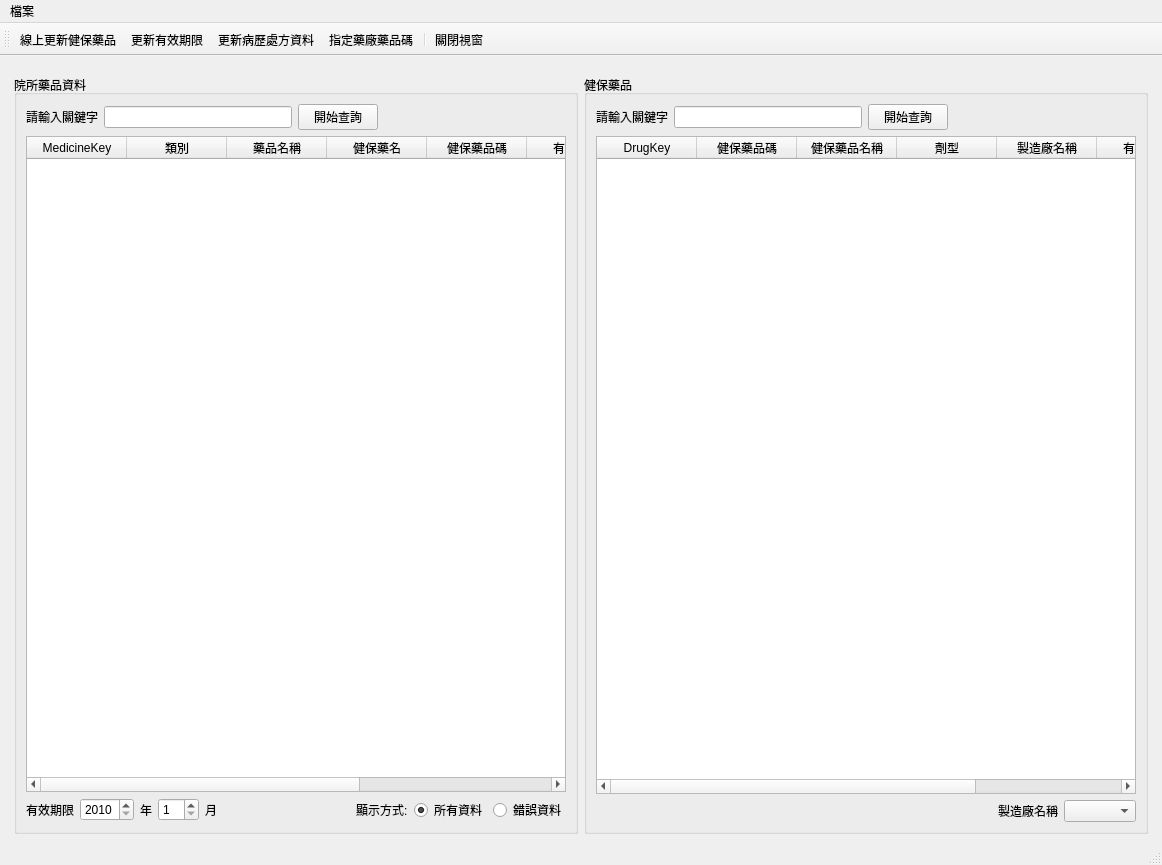
<?xml version="1.0" encoding="UTF-8"?>
<ui version="4.0">
 <class>WindowDictInsDrug</class>
 <widget class="QMainWindow" name="WindowDictInsDrug">
  <property name="geometry">
   <rect>
    <x>0</x>
    <y>0</y>
    <width>1162</width>
    <height>865</height>
   </rect>
  </property>
  <property name="windowTitle">
   <string>健保藥品</string>
  </property>
  <widget class="QWidget" name="centralwidget">
   <layout class="QVBoxLayout" name="verticalLayout_3">
    <item>
     <layout class="QHBoxLayout" name="horizontalLayout">
      <property name="leftMargin">
       <number>5</number>
      </property>
      <property name="topMargin">
       <number>10</number>
      </property>
      <property name="rightMargin">
       <number>5</number>
      </property>
      <property name="bottomMargin">
       <number>0</number>
      </property>
      <item>
       <widget class="QGroupBox" name="groupBox_2">
        <property name="title">
         <string>院所藥品資料</string>
        </property>
        <layout class="QVBoxLayout" name="verticalLayout_2">
         <item>
          <layout class="QHBoxLayout" name="horizontalLayout_2">
           <item>
            <widget class="QLabel" name="label_4">
             <property name="text">
              <string>請輸入關鍵字</string>
             </property>
            </widget>
           </item>
           <item>
            <widget class="QLineEdit" name="lineEdit_medicine_query">
             <property name="maximumSize">
              <size>
               <width>200</width>
               <height>16777215</height>
              </size>
             </property>
            </widget>
           </item>
           <item>
            <widget class="QPushButton" name="pushButton_medicine_query">
             <property name="text">
              <string>開始查詢</string>
             </property>
            </widget>
           </item>
           <item>
            <spacer name="horizontalSpacer_2">
             <property name="orientation">
              <enum>Qt::Horizontal</enum>
             </property>
             <property name="sizeHint" stdset="0">
              <size>
               <width>40</width>
               <height>20</height>
              </size>
             </property>
            </spacer>
           </item>
          </layout>
         </item>
         <item>
          <widget class="QTableWidget" name="tableWidget_medicine">
           <property name="editTriggers">
            <set>QAbstractItemView::NoEditTriggers</set>
           </property>
           <property name="selectionMode">
            <enum>QAbstractItemView::SingleSelection</enum>
           </property>
           <property name="selectionBehavior">
            <enum>QAbstractItemView::SelectRows</enum>
           </property>
           <column>
            <property name="text">
             <string>MedicineKey</string>
            </property>
           </column>
           <column>
            <property name="text">
             <string>類別</string>
            </property>
           </column>
           <column>
            <property name="text">
             <string>藥品名稱</string>
            </property>
           </column>
           <column>
            <property name="text">
             <string>健保藥名</string>
            </property>
           </column>
           <column>
            <property name="text">
             <string>健保藥品碼</string>
            </property>
           </column>
           <column>
            <property name="text">
             <string>有效期限</string>
            </property>
           </column>
           <column>
            <property name="text">
             <string>清除</string>
            </property>
           </column>
           <column>
            <property name="text">
             <string>錯誤訊息</string>
            </property>
           </column>
          </widget>
         </item>
         <item>
          <layout class="QHBoxLayout" name="horizontalLayout_4">
           <item>
            <widget class="QLabel" name="label_6">
             <property name="text">
              <string>有效期限</string>
             </property>
            </widget>
           </item>
           <item>
            <widget class="QSpinBox" name="spinBox_valid_year">
             <property name="minimum">
              <number>2010</number>
             </property>
             <property name="maximum">
              <number>2099</number>
             </property>
            </widget>
           </item>
           <item>
            <widget class="QLabel" name="label_7">
             <property name="text">
              <string>年</string>
             </property>
            </widget>
           </item>
           <item>
            <widget class="QSpinBox" name="spinBox_valid_month">
             <property name="suffix">
              <string/>
             </property>
             <property name="prefix">
              <string/>
             </property>
             <property name="minimum">
              <number>1</number>
             </property>
             <property name="maximum">
              <number>12</number>
             </property>
            </widget>
           </item>
           <item>
            <widget class="QLabel" name="label_8">
             <property name="text">
              <string>月</string>
             </property>
            </widget>
           </item>
           <item>
            <spacer name="horizontalSpacer_3">
             <property name="orientation">
              <enum>Qt::Horizontal</enum>
             </property>
             <property name="sizeHint" stdset="0">
              <size>
               <width>40</width>
               <height>20</height>
              </size>
             </property>
            </spacer>
           </item>
           <item>
            <widget class="QLabel" name="label_3">
             <property name="text">
              <string>顯示方式:</string>
             </property>
            </widget>
           </item>
           <item>
            <widget class="QRadioButton" name="radioButton_all">
             <property name="text">
              <string>所有資料</string>
             </property>
             <property name="checked">
              <bool>true</bool>
             </property>
            </widget>
           </item>
           <item>
            <widget class="QRadioButton" name="radioButton_errors">
             <property name="text">
              <string>錯誤資料</string>
             </property>
            </widget>
           </item>
          </layout>
         </item>
        </layout>
       </widget>
      </item>
      <item>
       <widget class="QGroupBox" name="groupBox">
        <property name="sizePolicy">
         <sizepolicy hsizetype="Expanding" vsizetype="Expanding">
          <horstretch>0</horstretch>
          <verstretch>0</verstretch>
         </sizepolicy>
        </property>
        <property name="maximumSize">
         <size>
          <width>780</width>
          <height>16777215</height>
         </size>
        </property>
        <property name="title">
         <string>健保藥品</string>
        </property>
        <layout class="QVBoxLayout" name="verticalLayout_5">
         <item>
          <layout class="QHBoxLayout" name="horizontalLayout_3">
           <item>
            <widget class="QLabel" name="label_5">
             <property name="text">
              <string>請輸入關鍵字</string>
             </property>
            </widget>
           </item>
           <item>
            <widget class="QLineEdit" name="lineEdit_drug_query">
             <property name="maximumSize">
              <size>
               <width>200</width>
               <height>16777215</height>
              </size>
             </property>
            </widget>
           </item>
           <item>
            <widget class="QPushButton" name="pushButton_drug_query">
             <property name="text">
              <string>開始查詢</string>
             </property>
            </widget>
           </item>
           <item>
            <spacer name="horizontalSpacer">
             <property name="orientation">
              <enum>Qt::Horizontal</enum>
             </property>
             <property name="sizeHint" stdset="0">
              <size>
               <width>40</width>
               <height>20</height>
              </size>
             </property>
            </spacer>
           </item>
          </layout>
         </item>
         <item>
          <widget class="QTableWidget" name="tableWidget_drug">
           <property name="editTriggers">
            <set>QAbstractItemView::NoEditTriggers</set>
           </property>
           <property name="selectionMode">
            <enum>QAbstractItemView::SingleSelection</enum>
           </property>
           <property name="selectionBehavior">
            <enum>QAbstractItemView::SelectRows</enum>
           </property>
           <column>
            <property name="text">
             <string>DrugKey</string>
            </property>
           </column>
           <column>
            <property name="text">
             <string>健保藥品碼</string>
            </property>
           </column>
           <column>
            <property name="text">
             <string>健保藥品名稱</string>
            </property>
           </column>
           <column>
            <property name="text">
             <string>劑型</string>
            </property>
           </column>
           <column>
            <property name="text">
             <string>製造廠名稱</string>
            </property>
           </column>
           <column>
            <property name="text">
             <string>有限期限</string>
            </property>
           </column>
           <column>
            <property name="text">
             <string>轉入</string>
            </property>
           </column>
          </widget>
         </item>
         <item>
          <layout class="QHBoxLayout" name="horizontalLayout_5">
           <item>
            <spacer name="horizontalSpacer_4">
             <property name="orientation">
              <enum>Qt::Horizontal</enum>
             </property>
             <property name="sizeHint" stdset="0">
              <size>
               <width>40</width>
               <height>20</height>
              </size>
             </property>
            </spacer>
           </item>
           <item>
            <widget class="QLabel" name="label_9">
             <property name="text">
              <string>製造廠名稱</string>
             </property>
            </widget>
           </item>
           <item>
            <widget class="QComboBox" name="comboBox_supplier"/>
           </item>
          </layout>
         </item>
        </layout>
       </widget>
      </item>
     </layout>
    </item>
   </layout>
  </widget>
  <widget class="QStatusBar" name="statusbar"/>
  <widget class="QToolBar" name="toolBar">
   <property name="windowTitle">
    <string>toolBar</string>
   </property>
   <property name="toolButtonStyle">
    <enum>Qt::ToolButtonTextUnderIcon</enum>
   </property>
   <attribute name="toolBarArea">
    <enum>TopToolBarArea</enum>
   </attribute>
   <attribute name="toolBarBreak">
    <bool>false</bool>
   </attribute>
   <addaction name="action_update_drug"/>
   <addaction name="action_update_valid_date"/>
   <addaction name="action_update_prescript"/>
   <addaction name="action_assign_ins_code"/>
   <addaction name="separator"/>
   <addaction name="action_close"/>
  </widget>
  <widget class="QMenuBar" name="menubar">
   <property name="geometry">
    <rect>
     <x>0</x>
     <y>0</y>
     <width>1162</width>
     <height>33</height>
    </rect>
   </property>
   <widget class="QMenu" name="menu">
    <property name="title">
     <string>檔案</string>
    </property>
    <addaction name="action_update_drug"/>
    <addaction name="action_sync_drug"/>
    <addaction name="separator"/>
    <addaction name="action_export_drug_json"/>
   </widget>
   <addaction name="menu"/>
  </widget>
  <action name="action_close">
   <property name="icon">
    <iconset>
     <normaloff>../icons/application-exit.svg</normaloff>../icons/application-exit.svg</iconset>
   </property>
   <property name="text">
    <string>關閉視窗</string>
   </property>
  </action>
  <action name="action_sync_drug">
   <property name="icon">
    <iconset>
     <normaloff>../icons/archive-insert-directory.svg</normaloff>../icons/archive-insert-directory.svg</iconset>
   </property>
   <property name="text">
    <string>開啟及更新健保藥品檔</string>
   </property>
  </action>
  <action name="action_update_valid_date">
   <property name="icon">
    <iconset>
     <normaloff>../icons/emblem-default.png</normaloff>../icons/emblem-default.png</iconset>
   </property>
   <property name="text">
    <string>更新有效期限</string>
   </property>
   <property name="toolTip">
    <string>自動更新有效期限</string>
   </property>
  </action>
  <action name="action_update_drug">
   <property name="icon">
    <iconset>
     <normaloff>../icons/applications-internet.png</normaloff>../icons/applications-internet.png</iconset>
   </property>
   <property name="text">
    <string>線上更新健保藥品</string>
   </property>
  </action>
  <action name="action_update_prescript">
   <property name="icon">
    <iconset>
     <normaloff>../icons/gtk-save.svg</normaloff>../icons/gtk-save.svg</iconset>
   </property>
   <property name="text">
    <string>更新病歷處方資料</string>
   </property>
   <property name="toolTip">
    <string>更新病歷處方資料</string>
   </property>
  </action>
  <action name="action_assign_ins_code">
   <property name="icon">
    <iconset>
     <normaloff>../icons/stock_about.svg</normaloff>../icons/stock_about.svg</iconset>
   </property>
   <property name="text">
    <string>指定藥廠藥品碼</string>
   </property>
   <property name="toolTip">
    <string>指定藥廠藥品碼</string>
   </property>
  </action>
  <action name="action_export_drug_json">
   <property name="icon">
    <iconset>
     <normaloff>../icons/document-export.svg</normaloff>../icons/document-export.svg</iconset>
   </property>
   <property name="text">
    <string>匯出健保藥品json檔</string>
   </property>
   <property name="toolTip">
    <string>匯出健保藥品json檔</string>
   </property>
  </action>
 </widget>
 <resources/>
 <connections/>
</ui>
